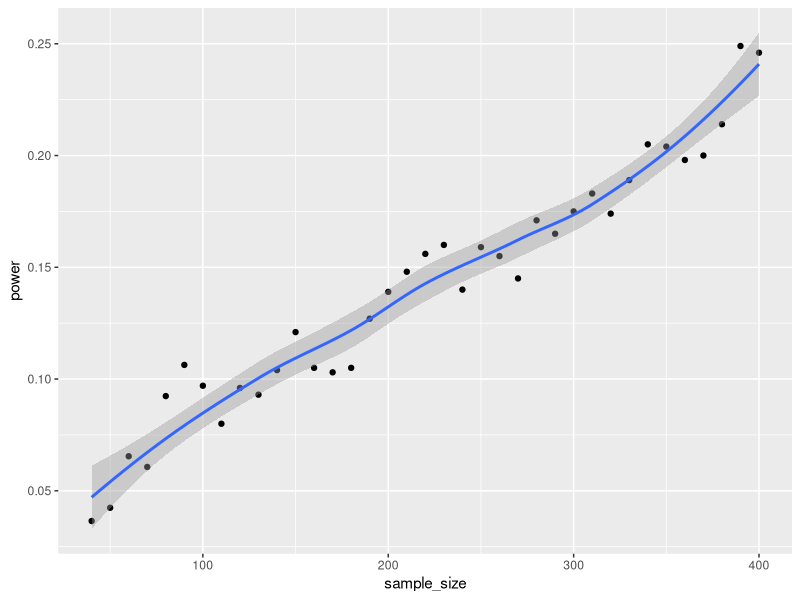

Write R code to recreate this figure.
## ---- chunk 1
knitr::opts_chunk$set(echo = TRUE)
## ---- chunk 2
library(data.table)
install.packages('sandwich')
library(sandwich)
install.packages('lmtest')
library(lmtest)

library(ggplot2)
## ---- chunk 3
analyze_power <- function(control_response_rate, treatment_response_rate, n, num_loops, treat_proportion=0.5){
  # treatment and control response rates as decimal proportion (i.e., 0.5 for 50%)
  # treat_proportion also as decimal proportion
  
  p_vals <- rep(NA, num_loops)
  
  for(i in 1:num_loops){
    # set up data
    treat_size <- round(n * treat_proportion, 0)
    ctrl_size <- n - treat_size
    treat_x <- rep(1, treat_size)
    ctrl_x <- rep(0, ctrl_size)
    treat_y <- rbinom(treat_size, 1, treatment_response_rate)
    ctrl_y <- rbinom(ctrl_size, 1, control_response_rate)
    d <- data.table(condition = c(treat_x, ctrl_x), outcome = c(treat_y, ctrl_y))
    
    # make the linear model and extract the p-value
    mod <- lm(outcome ~ condition, data = d)
    p_vals[i] <- summary(mod)$coefficients[2, 4]
    #print(summary(mod))
  
  }
  
  # return proportion of p values <= .05
  #print(p_vals)
  mean(p_vals <= 0.05, na.rm = TRUE)
  # I set na.rm to TRUE because in smaller sample sizes with small response  
  # rates, the regression often returns NA for the coefficient. I think this 
  # is because the entire treatment or control y vector can have no 1s in it
  # when response rates and sample sizes are small
  
}

analyze_power(0.5, 0.6, 200, 1000, 0.5)
## ---- chunk 4
plot_power <- function(sample_size_vector, ctrl_response_rate, treat_response_rate){
  # initialize a data.table for the data
  dt <- data.table(id=c(1:length(sample_size_vector)), sample_size=rep(0.0, length(sample_size_vector)), power=rep(0.0, length(sample_size_vector)))
  
  # run the power analysis and add the data to the table
  for(i in 1:length(sample_size_vector)){
    pow <- analyze_power(ctrl_response_rate, treat_response_rate, sample_size_vector[i], 1000, 0.5)
    dt[id==i, sample_size := sample_size_vector[i]]
    dt[id==i, power := pow]
  }
  
  ggplot(data=dt, aes(x=sample_size, y=power)) +
    geom_point() +
    # we can always drop the smooth line, I like it to see trends but it can be distracting
    geom_smooth()
  
}
## ---- chunk 5
samples <- seq(40, 400, 10)
plot_power(samples, 0.08, 0.05)
